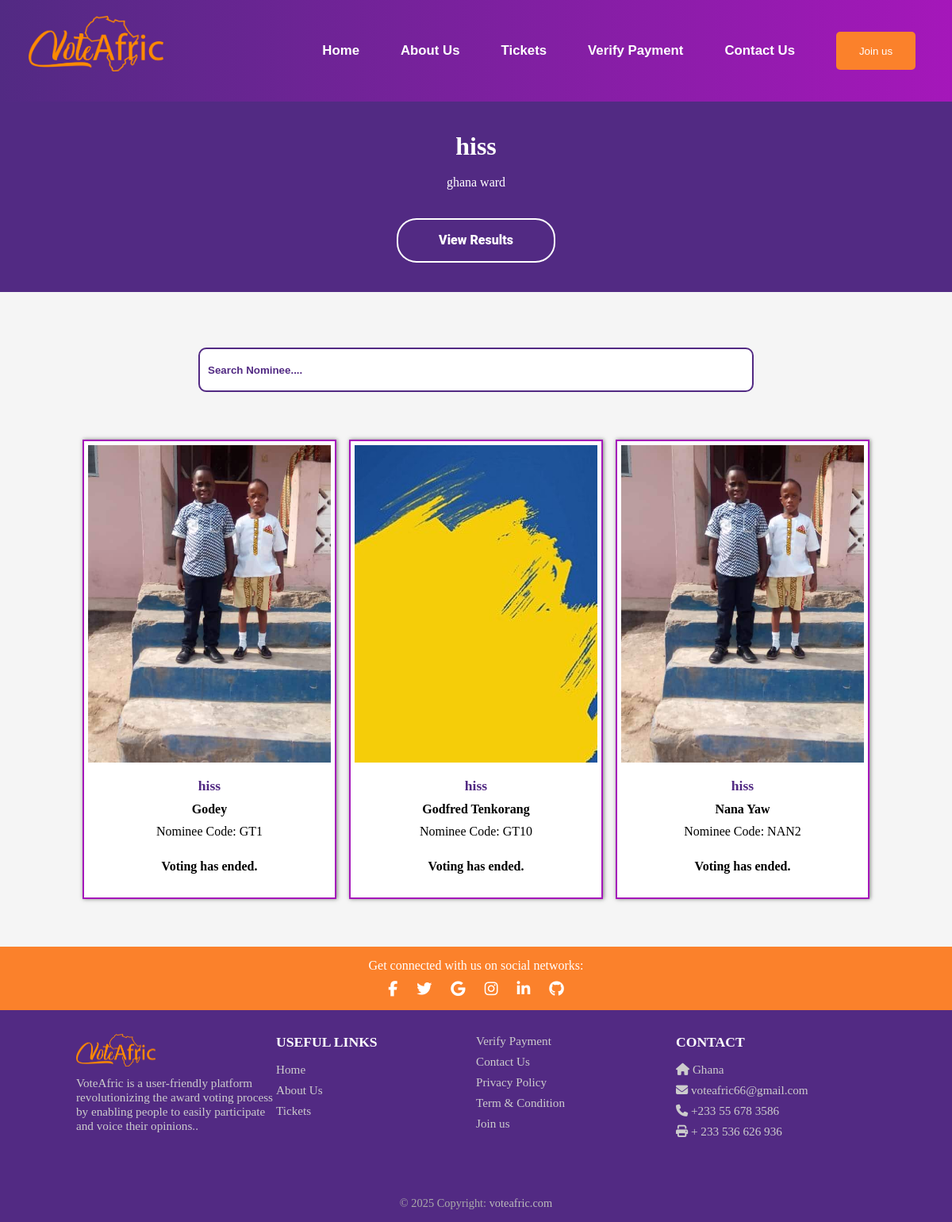
Page /payment/nominee/hissfffff/ on the committed database.
### vote/models.py (models this page shows, shortened)
class SubCategory(models.Model):
    category = models.ForeignKey(Category, on_delete=models.CASCADE)
    content = models.CharField(max_length=100)
    slug = models.SlugField(unique=True)
    date = models.DateTimeField(timezone.now)
    can_check_result = models.BooleanField(default=False)  # Add this field
    class Meta:
        verbose_name_plural = "sub categories"
        ordering = ('-date',)

class Category(models.Model):
    award = models.CharField(max_length=100)
    title = models.CharField(max_length=100, null=True)
    image = models.ImageField(upload_to="category")
    slug = models.SlugField(unique=True)
    date_added = models.DateTimeField('date added', null=True)
    end_date = models.DateTimeField('end date', null=True)
    access_code = models.CharField(max_length=10, unique=True, null=True, blank=True)
    class Meta:
        verbose_name_plural = "categories"
        ordering = ('-date_added',)
    def __str__(self):
        return self.award

### payment/models.py (models this page shows, shortened)
class Nominees(models.Model):
    category = models.ForeignKey(Category, on_delete=models.CASCADE, null=True)
    sub_category = models.ForeignKey(SubCategory, on_delete=models.CASCADE, null=True)
    name = models.CharField(max_length=100)
    image = models.ImageField(upload_to="nominees")
    slug = models.SlugField(unique=True, null=True)
    total_vote = models.IntegerField(default=0, null=True)
    price_per_vote = models.DecimalField(max_digits=5, decimal_places=2, default=0.50, null=True, blank=True)
    can_vote = models.BooleanField(default=True)
    can_see_result = models.BooleanField(default=True)
    code = models.CharField(max_length=4, unique=True, null=True)
    access_code = models.CharField(max_length=4, unique=True, null=True, blank=True)
    phone_number = models.CharField(max_length=225, null=True, blank=True, default='')
    date_added = models.DateTimeField('date added', null=True)
    end_date = models.DateTimeField('end date', null=True)
    class Meta:
        verbose_name_plural = "nominees"
        ordering = ('-total_vote',)

### payment/views.py (the view)
# urls.py: path('nominee/<slug:nominee_slug>/', views.nominees, name='nominee_detail'),
def nominees(request, nominee_slug):
    search_item = request.GET.get('search')
    sub_category = None
    nominees = Nominees.objects.all()
    current_time = timezone.now()
    if nominee_slug:
        sub_category = get_object_or_404(SubCategory, slug=nominee_slug)
        nominees = nominees.filter(sub_category=sub_category)
    if search_item:
        nominees = nominees.filter(
            Q(name__icontains=search_item)
        )
    context = {
        'sub_category': sub_category,
        'nominees': nominees,
        'current_time': current_time,
        'title': 'Nominees',
        'search_item': search_item,
    }
    return render(request, 'payment/nomineesPage.html', context)

### payment/templates/payment/nomineesPage.html (shortened to what this page needs)
{% extends 'vote/base.html' %}
{% load static %}
{% block content %}
<div class="banners">
    <div class="banners-content">
        <h1>{% if sub_category %}{{ sub_category.content }}{% else %}Award Name{% endif %}</h1>
        <br>
        <p>{% if sub_category %}{{ sub_category.category }}{% else %}Award Name{% endif %}</p>
        <div class="button">
            <a href="{% url 'result' sub_category.slug %}">View Results</a>
        </div>
    </div>
</div>
<div style="justify-content: center; text-align:center; padding: 5px;">
</div>
  <div class="search-bar-section">
      <form action="">
        <input type="search" name="search" id="search" placeholder="Search Nominee....">
    </form>
  </div>
<section class="nominees-section-container content">
    <div class="nominees-container">
        {% for n in nominees %}
        <div class="nominees">
            <img src="{{ n.image.url }}" alt="image" loading="lazy">
            <div class="nominees-detail">
                <h2>{{ n.sub_category.content }}</h2>
                <h3>{{ n.name }}</h3>
                <p>Nominee Code: {{ n.code }}</p>
                <div class="vote-button">
                    {% if current_time < n.end_date %}
                    <a href="{% url 'vote-page' n.slug %}">Vote</a>
                    {% else %}
                    <h3>Voting has ended.</h3>
                    {% endif %}
                </div>
            </div>
        </div>
        {% endfor %}
    </div>
</section>
{% endblock content %}

### vote/templates/vote/base.html (shortened to what this page needs)
{% load static %}
<!DOCTYPE html>
<html lang="en">
<head>
    <link rel="stylesheet" href="{% static 'vote/style.css' %}">
    <link rel="stylesheet" href="https://cdnjs.cloudflare.com/ajax/libs/font-awesome/6.4.2/css/all.min.css"
 />
</head>
<body>
    <header>
        <div class="nav-bar">
            <nav>
                <div class="logo">
                    <a href="{% url 'index' %}">
                        <img src="{% static 'vote/img/voteafric-logo.png' %}" alt="voteafric">
                    </a>
                </div>
                <ul class="navLinks">
                    <li><a  href="{% url 'index' %}">Home</a></li>
                    <li><a href="{% url 'about' %}">About Us</a></li>
                    <li><a href="{% url 'ticketing' %}">Tickets</a></li>
                    <li><a href="{% url 'search_transaction' %}">Verify Payment</a></li>
                    <li><a href="{% url 'contact' %}">Contact Us</a></li>
                     <a href="{% url 'joinUs' %}" class="joinUs">
                        <button>Join us  </button>
                       </a>
                </ul>
            </nav>
        </div>
    </header>
    {% block content %} {% endblock %}
  <footer class="footer">
    <div class="footer-top">
      <p>Get connected with us on social networks:</p>
      <div class="social-icons">
        <a href="https://www.facebook.com/share/12J3YyHUZ82/?mibextid=wwXIfr"><i class="fab fa-facebook-f"></i></a>
        <a href="https://x.com/vote_afric?s=21"><i class="fab fa-twitter"></i></a>
        <a href="mailto:voteafric66@gmail.com"><i class="fab fa-google"></i></a>
        <a href="https://www.instagram.com/vote.afric?igsh=MWs2amU2Zm9sNHQ3MQ%3D%3D&utm_source=qr"><i class="fab fa-instagram"></i></a>
        <a href="#"><i class="fab fa-linkedin-in"></i></a>
        <a href="#"><i class="fab fa-github"></i></a>
      </div>
    </div>
    <div class="footer-content">
      <div class="footer-box">
       <div class="logo">
                    <a href="{% url 'index' %}">
                        <img src="{% static 'vote/img/voteafric-logo.png' %}" alt="voteafric">
                    </a>
                </div>
        <p>VoteAfric is a user-friendly platform revolutionizing the award voting process by enabling people to easily participate and voice their opinions..</p>
      </div>
      <div class="footer-box">
        <h4>USEFUL LINKS</h4>
        <li><a  href="{% url 'index' %}">Home</a></li>
                    <li><a href="{% url 'about' %}">About Us</a></li>
                    <li><a href="{% url 'ticketing' %}">Tickets</a></li>
      </div>
      <div class="footer-box">
      <li><a href="{% url 'search_transaction' %}">Verify Payment</a></li>
                    <li><a href="{% url 'contact' %}">Contact Us</a></li>
        <li><a href="{% url 'policy' %}">Privacy Policy</a></li>
                    <li><a href="{% url 'termsCondition' %}">Term & Condition </a></li>
                    <li><a href="{% url 'joinUs' %}">Join us </a> </li>
      </div>
      <div class="footer-box">
        <h4>CONTACT</h4>
        <p><i class="fas fa-home"></i> Ghana</p>
        <p><i class="fas fa-envelope"></i> voteafric66@gmail.com</p>
        <p><i class="fas fa-phone"></i> +233 55 678 3586</p>
        <p><i class="fas fa-print"></i> + 233 536 626 936</p>
      </div>
    </div>
    <div class="footer-bottom">
      © 2025 Copyright:
      <a href="#" style="color: #bbb;"> voteafric.com</a>
    </div>
  </footer>
</body>
</html>

### vote/static/vote/style.css (style rules this page uses)
* { padding: 0; margin: 0; text-decoration: none; list-style: none; box-sizing: border-box; }
body { background-color: #f5f5f5; }
:root { --voiletColor: #522a83; --orangeColor: #fb812b; --whiteColor: #fff; --violetColor: #522a83; --lightViolet: #f3e9fb; }
header { width: 100%; padding: 20px 3%; z-index: 1; color: #fff; position: relative; min-height: 8vh; font-family: 'Franklin Gothic Medium', 'Arial Narrow', Arial, sans-serif; background-image: linear-gradient(to right, #522a83, #a517ba); }
.nav-bar { display: flex; justify-content: space-between; gap: 2rem; }
nav { display: flex; gap: 3rem; justify-content: space-between; width: 100%; }
.navLinks { display: flex; align-items: center; gap: 2rem; padding: 20px 0; }
.logo img { width: 170px; }
.navLinks a { color: var(--whiteColor); font-size: 1.4vw; font-weight: 900; padding: 0 10px; }
.joinUs button { width: 100px; height: 6vh; cursor: pointer; border: none; background-color: var(--orangeColor); color: var(--whiteColor); border-radius: 5px; }
.search-bar-section { padding-top: 5%; }
.search-bar-section form { display: flex; justify-content: center; align-items: center; padding: 0 5%; }
.search-bar-section input { width: 100%; max-width: 700px; height: 7vh; outline: none; border: solid 2px #522a83; padding: 10px; border-radius: 10px; color: var(--voiletColor); }
.search-bar-section input::placeholder { color: var(--voiletColor); font-weight: 700; }
.banners { position: relative; }
.banners-content { background-color: var(--voiletColor); width: 100%; height: 30vh; text-align: center; display: flex; flex-direction: column; align-items: center; justify-content: center; color: var(--whiteColor); }
.award-category-section, .nominees-section-container { padding: 5% 6%; }
.award-category-container, .nominees-container { display: flex; justify-content: center; flex-wrap: wrap; gap: 1rem; }
.category, .nominees { width: 100%; max-width: 320px; min-height: 40vh; background-color: var(--whiteColor); border: solid 2px #a517ba; box-shadow: 1px 0 5px rgba(0, 0, 0, 0.5); transition: transform 0.5s; padding: 5px; }
.nominees img { width: 100%; height: 50vh; object-fit: cover; }
.category-details, .nominees-detail { display: flex; padding-top: 5%; align-items: center; flex-direction: column; }
.category-details h2, .nominees-detail h2 { font-size: 1.1rem; color: var(--voiletColor); text-align: center; }
.category-details h3, .nominees-detail h3 { font-size: 1rem; padding: 10px; text-align: center; }
.vote-button { width: 100%; padding: 5%; }
.button { display: flex; justify-content: center; margin-top: 3%; width: 100%; max-width: 200px; align-items: center; }
.button a { padding: 10px 25px; font-family: "Roboto", sans-serif; font-weight: 500; background: transparent; outline: none !important; cursor: pointer; transition: all 0.3s ease; position: relative; display: flex; align-items: center; justify-content: center; width: 100%; min-height: 7vh; text-align: center; border-radius: 25px; border: 2px solid rgb(255, 255, 255); z-index: 0; color: white; font-weight: 900; }
.button a:after { position: absolute; content: ""; width: 100%; height: 0; bottom: 0; left: 0; z-index: -1; background: rgb(255, 255, 255); transition: all 0.3s ease; border-radius: 25px; }
.footer { background-color: var(--voiletColor); color: #fff; }
.footer-top { background-color: var(--orangeColor); text-align: center; padding: 15px; }
.footer-top p { margin: 0; }
.social-icons { margin-top: 10px; }
.social-icons a { margin: 0 10px; color: white; font-size: 1.2rem; text-decoration: none; }
.footer-content { display: flex; flex-wrap: wrap; justify-content: space-between; padding: 30px 8%; background-color: var(--violetColor); }
.footer-box { flex: 1; min-width: 200px; margin-bottom: 20px; }
.footer-box h4 { margin-bottom: 15px; font-size: 1.1rem; font-weight: bold; }
.footer-box p, .footer-box a { color: #ccc; text-decoration: none; display: block; margin-bottom: 8px; font-size: 0.95rem; }
.footer-bottom { background-color: var(--voiletColor); text-align: center; padding: 15px; font-size: 0.9rem; color: #aaa; }
.footer-box .logo img { width: 100px; }

### rows in the picture
SubCategory: content "hiss", category "ghana ward"
Nominees: image (picture), sub_category.content "hiss", name "Godey", code "GT1", shows "Voting has ended."
Nominees: image (picture), sub_category.content "hiss", name "Godfred Tenkorang", code "GT10", shows "Voting has ended."
Nominees: image (picture), sub_category.content "hiss", name "Nana Yaw", code "NAN2", shows "Voting has ended."
